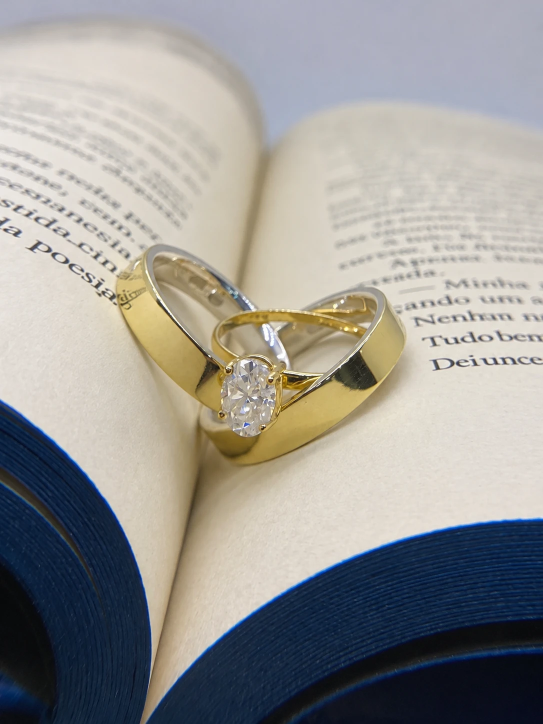
#> input picture aliancas-revestidas/fotos/51.webp, 1086 x 1448 px, given in place of pattern-logo.jpg, which was not available (shown at 1/2 size)
$ python reels_celular.py
#> lines starting #> are read from the running program, lines starting #| are printed output that depends on the picture
### reels/avaliacoes/_common.py
"""Reels 'Obrigada por cada palavra' — 20 avaliações reais do Google em cards (2 por tela),
cada uma com resposta de agradecimento da Shimmer; destaques ganham toque animado (efeito clique).
Avatares = inicial em círculo (padrão do Google quando não há foto). Nome: primeiro nome + inicial.
Fecho com pattern + logo original. Som suave."""
import sys, re, subprocess, wave
import numpy as np
from PIL import Image, ImageDraw, ImageFilter
sys.path.insert(0, '/home/user/print')
from shimmer_style import *

D = '/home/user/print/reels/avaliacoes/'
W, H, FPS = 1080, 1920, 30
INK = (58, 45, 34); BR = (118, 88, 38); IV = (250, 247, 241); GREY = (112, 106, 98)
STAR = (214, 165, 52)
PREV = [float(x) for x in sys.argv[1:]]

# (nome exibido, quando, estrelas, texto, resposta, destaque)
R = [
 ('Emanuelle V.', 'há 4 meses', 5, 'Comprei um anel solitário e fui super bem atendida! Eu tinha muito receio de comprar joias pela internet, mas o Júnior me passou muita confiança desde o primeiro contato. Recomendo de olhos fechados!', 'Emanuelle, que alegria ter sua confiança! Seu solitário foi feito com muito carinho.', True),
 ('Erika D.', 'há 2 meses', 5, 'Ótimo atendimento, Júnior muito atencioso, as alianças ficaram lindas, perfeição.', 'Obrigada, Erika! Que essas alianças acompanhem cada capítulo de vocês.', False),
 ('Jean L.', 'há 1 ano', 5, 'Excelência e qualidade, atendimento personalizado. Por se tratar de uma joia, às vezes ficamos com um pé atrás. Mas o pessoal da Shimmer Joias é extremamente correto e transparente.', 'Jean, transparência é o nosso compromisso. Obrigada pela confiança!', True),
 ('Kelen S.', 'há 1 ano', 5, 'Um trabalho impecável, produto de ótima qualidade, ganhei de presente e foram muito ágeis na entrega do meu presente, nota 10 com certeza.', 'Kelen, que bom fazer parte desse presente tão especial!', False),
 ('Nayara B.', 'há 1 ano', 5, 'Sou de Garopaba e fiz meu pedido on-line e fui super bem atendida! A equipe foi muito atenciosa, respondeu super rápido e fez tudo do jeitinho que eu queria.', 'Nayara, de Curitiba até Garopaba com todo o nosso carinho!', True),
 ('Stephany T.', 'há 1 ano', 5, 'Sou de Garopaba-SC, recebi indicação dessa loja por uma amiga e amei!!! Super atenciosos e pacientes, chegou tudo certinho.', 'Stephany, obrigada! E um beijo para a amiga que indicou.', False),
 ('Sifarlei C.', 'há 1 mês', 5, 'A joia chegou em excelente estado e conforme a propaganda. Preço justo. Atendimento excelente. Rápido e sem enrolação.', 'Sifarlei, obrigada! Ficamos felizes que tudo chegou perfeito.', False),
 ('Brendo S.', 'há 5 meses', 5, 'Produto de extrema qualidade, chegou no prazo e ainda com um brinde... Super recomendo!', 'Brendo, o brinde foi nosso jeito de dizer obrigada!', False),
 ('Paola B.', 'há 1 ano', 5, 'Experiência incrível, parabéns aos profissionais pelo trabalho incrível. Ganhei do meu marido alianças de casamento PERFEITAS. Super indico para todos!', 'Paola, que honra fazer parte do seu casamento! Felicidades ao casal.', True),
 ('Baruc', 'há 1 ano', 5, 'Fiz meu par de alianças com eles, desde o primeiro atendimento até a entrega foi tudo perfeito, muita atenção, tudo bem explicado, amei!', 'Baruc, obrigada! Que essas alianças brilhem para sempre.', False),
 ('Allan L.', 'há 1 ano', 5, 'Excelente, desde o ótimo atendimento da atendente Ketelyn, que responde com rapidez e esclarece até as mínimas dúvidas, como também a ótima qualidade do produto.', 'Allan, a Ketelyn ficou muito feliz! Obrigada.', False),
 ('Géssica P.', 'há 1 ano', 5, 'Adquiri um cordão com eles. Qualidade nota mil e atendimento impecável. Recomendo demais!', 'Géssica, que seu cordão brilhe todos os dias!', False),
 ('Victor L.', 'há 4 meses', 5, 'Atendimento diferenciado, atenção, cordialidade e peças lindas! Super recomendo.', 'Victor, obrigada pelo carinho com a nossa equipe!', False),
 ('Luana A.', 'há 4 meses', 5, 'Peças lindas, delicadas, sofisticadas e com ótima qualidade, atendimento ótimo, super recomendo.', 'Luana, delicadeza é a nossa assinatura. Obrigada!', False),
 ('João S.', 'há 5 meses', 5, 'Qualidade incrível e comprometimento em cumprir com prazos, um atendimento excepcional. Parabéns!', 'João, prazo é promessa. Obrigada pela confiança!', False),
 ('Jackson D.', 'há 9 meses', 5, 'Mandei fazer algumas peças e ficaram muito top, atendimento nota 1.000, preço top, super recomendo.', 'Jackson, obrigada! Volte sempre para as próximas peças.', False),
 ('Jessica M.', 'há 1 ano', 5, 'Loja maravilhosa! Fui super bem atendida, com muita atenção e simpatia. As joias são lindas demais, de ótima qualidade, e o melhor: com preço justo!', 'Jessica, você é maravilhosa! Obrigada.', False),
 ('Fábio', 'há 1 ano', 5, 'Preço justo, produto de qualidade e, quanto ao atendimento, nem se fala! Estão de parabéns!', 'Fábio, obrigada! Esse é o padrão Shimmer.', False),
 ('Diogo B.', 'há 2 semanas', 5, 'Joias incríveis com acabamento refinado.', 'Diogo, o acabamento é feito à mão. Obrigada!', False),
 ('Patrick B.', 'há 1 mês', 4, 'Parabéns pelo bom trabalho ao cliente.', 'Patrick, obrigada! Seguimos melhorando por você.', False),
]
AV_COL = [(176, 138, 72), (122, 96, 74), (140, 150, 120), (176, 120, 110), (96, 110, 128)]


# ---------- background: ivory + very faint pattern ----------
P = Image.open('/home/user/print/assets/pattern-logo.jpg').convert('RGB')
#> P is the input picture: PIL image 1086x1448 RGB; mean R, G, B 153.9, 152.3, 148.6
sc = H / P.height; P = P.resize((round(P.width * sc), H), Image.LANCZOS); P = P.crop(((P.width - W) // 2, 0, (P.width - W) // 2 + W, H))
#> after `sc = H / P.height`: sc = 1.33
#> after `P = P.crop(((P.width - W) // 2, 0, (P.width - W) // 2 + W, H))`:
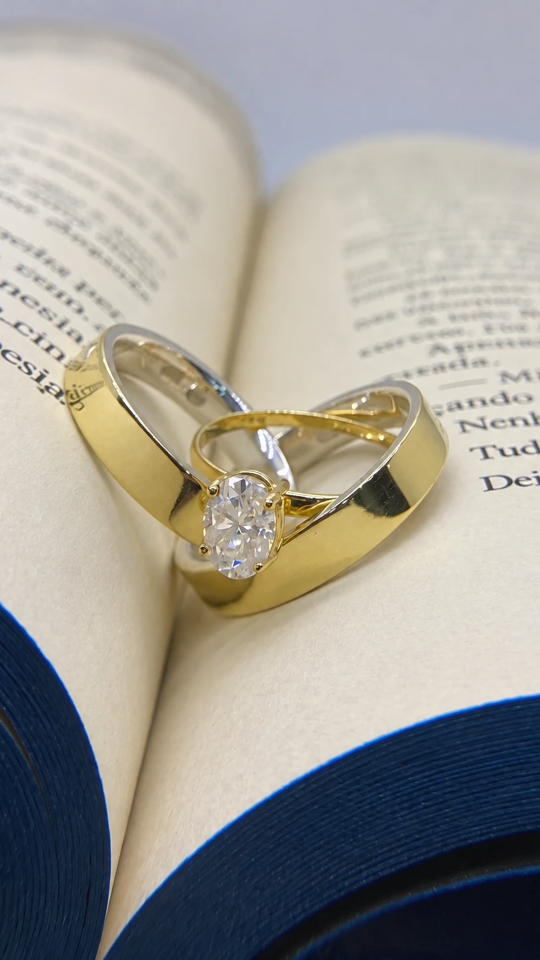
#> P: PIL image 1080x1920 RGB (shown at 1/2 size); mean R, G, B 158.2, 155.3, 148.6
pat = np.asarray(P, np.float32)
yy = np.arange(H, dtype=np.float32)[:, None, None]
BG = pat * 0.10 + np.array(IV, np.float32) * 0.90
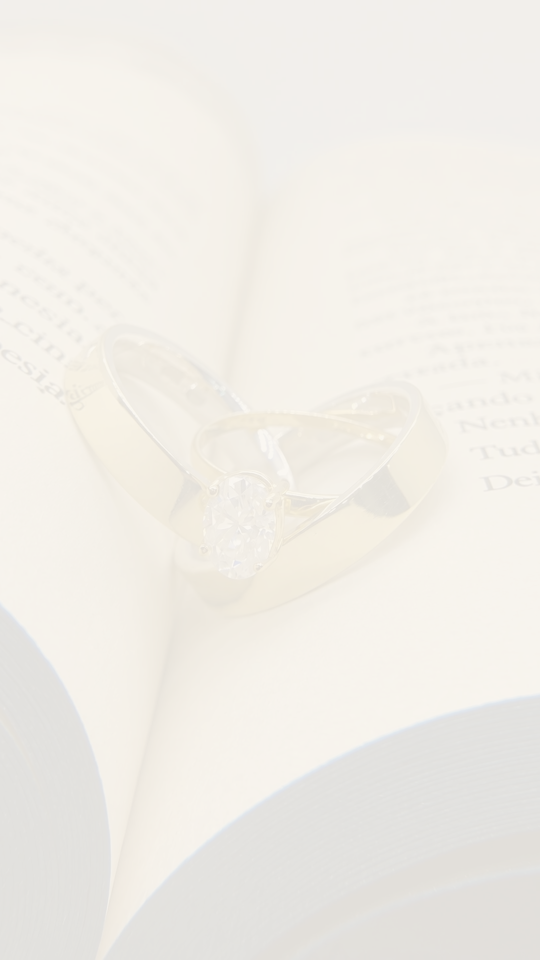
#> BG: shape (1920, 1080, 3) float32 (shown at 1/2 size); mean R, G, B 241.5, 238.4, 230
BG = BG * (1 - 0.05 * (yy / H)) + np.array((236, 226, 208), np.float32) * 0.05 * (yy / H)
BGI = Image.fromarray(BG.astype(np.uint8)).convert('RGBA')


# [21 lines left out: functions wrap, star, not called in this run]


CW = 900
FN_NAME, FN_META, FN_BODY, FN_REP_L, FN_REP = sans(38, 700), sans(26, 500), sans(34, 500), sans(24, 700), sans(30, 500)


# [33 lines left out: function card, not called in this run]

### shimmer_style.py
"""Shimmer visual identity.

Rules from the brand owner:
- caps: Cinzel, tight spacing, white, subtle shadow
- highlight word: Parisienne filled with the brand gold texture (pure, unaltered), discreet shadow
- caps sit left-aligned on top of the script word, forming one block
- no sparkles, shines or other artificial effects
- photos arrive already edited: no sharpening, no colour changes, no heavy crops; export at top quality
"""
import numpy as np
from PIL import Image, ImageDraw, ImageFont, ImageFilter

import os
_HERE = os.path.dirname(os.path.abspath(__file__))
S = os.path.join(_HERE, 'assets') + '/'                    # fonts live in assets/fonts (durable, in the repo)
# Brand gold textures chosen by Eliz (23/11/2026): always one of these three. Default: brushed gold (no watermark).
GOLD_TEXTURES = {'escovado': 'ouro-3-escovado.jpg', 'folha': 'ouro-2-folha.jpg', 'liquido': 'ouro-1-liquido.jpg'}
GOLD_TEX_PATH = os.path.join(_HERE, 'assets', 'texturas', GOLD_TEXTURES[os.environ.get('SHIMMER_OURO', 'escovado')])
GOLD_TEX = Image.open(GOLD_TEX_PATH).convert('RGB') if os.path.exists(GOLD_TEX_PATH) else None
if GOLD_TEX is not None:
    # use the bright central part of the texture: its outer edges are dark and made the letter tips look black
    _w, _h = GOLD_TEX.size
    GOLD_TEX = GOLD_TEX.crop((int(_w * 0.14), 0, int(_w * 0.86), _h))
WHITE = (255, 253, 248)
CHAMPAGNE = np.array([212, 178, 108], np.float32)


def script_font(size):
    return ImageFont.truetype(S + 'fonts/Parisienne.ttf', size)


# [5 lines left out: function caps_font, not called in this run]


FEAT = ['lnum']  # lining figures: Cormorant's old-style 1 reads as 'i'


# [70 lines left out: functions _mask, _with_shadow, gold_text, white_text, paste, not called in this run]


def ink_size(layer_bb):
    bb = layer_bb[1]
    return bb[2] - bb[0], bb[3] - bb[1]


# [62 lines left out: functions title_block, cover, crop_native, save_hq, gold_fill, bottom_fade, not called in this run]


# ---- price block, as on the feed (Solitário Clássico post) ----
PRICE_COLOR = (132, 101, 46)     # solid brown-gold of "R$ 1.350"
LABEL_COLOR = (104, 93, 80)      # "À VISTA NO PIX"
PARCEL_COLOR = (112, 103, 93)    # "ou 10x de ... sem juros"
SPEC_COLOR = (164, 140, 104)     # spec line in Cinzel


def sans(size, wght):
    f = ImageFont.truetype(S + 'fonts/Montserrat.ttf', size)
#> (the run stopped early here; a loop or call above may not have finished)
